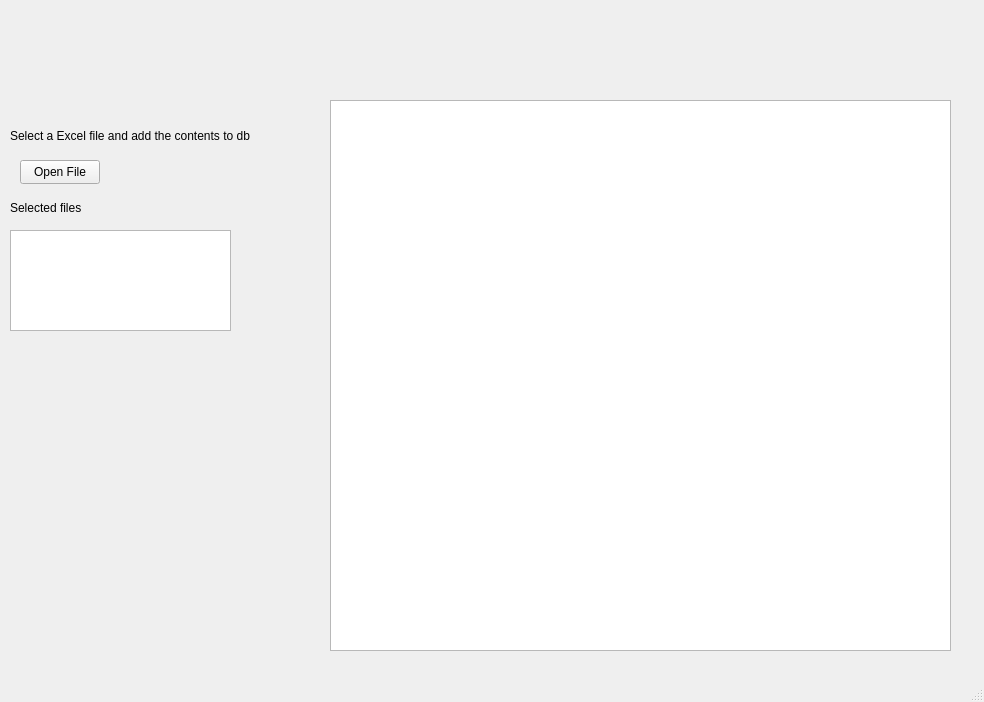
<?xml version="1.0" encoding="UTF-8"?>
<ui version="4.0">
 <class>MainWindow</class>
 <widget class="QMainWindow" name="MainWindow">
  <property name="geometry">
   <rect>
    <x>0</x>
    <y>0</y>
    <width>984</width>
    <height>702</height>
   </rect>
  </property>
  <property name="windowTitle">
   <string>MainWindow</string>
  </property>
  <widget class="QWidget" name="centralwidget">
   <widget class="QPushButton" name="button_open_file">
    <property name="geometry">
     <rect>
      <x>20</x>
      <y>160</y>
      <width>80</width>
      <height>24</height>
     </rect>
    </property>
    <property name="text">
     <string>Open File</string>
    </property>
   </widget>
   <widget class="QListWidget" name="listWidget">
    <property name="geometry">
     <rect>
      <x>10</x>
      <y>230</y>
      <width>221</width>
      <height>101</height>
     </rect>
    </property>
   </widget>
   <widget class="QChartView" name="chartView">
    <property name="geometry">
     <rect>
      <x>330</x>
      <y>100</y>
      <width>621</width>
      <height>551</height>
     </rect>
    </property>
   </widget>
   <widget class="QLabel" name="label">
    <property name="geometry">
     <rect>
      <x>10</x>
      <y>120</y>
      <width>271</width>
      <height>31</height>
     </rect>
    </property>
    <property name="text">
     <string>Select a Excel file and add the contents to db </string>
    </property>
   </widget>
   <widget class="QLabel" name="label_2">
    <property name="geometry">
     <rect>
      <x>140</x>
      <y>390</y>
      <width>58</width>
      <height>16</height>
     </rect>
    </property>
    <property name="text">
     <string/>
    </property>
   </widget>
   <widget class="QLabel" name="label_3">
    <property name="geometry">
     <rect>
      <x>10</x>
      <y>200</y>
      <width>221</width>
      <height>16</height>
     </rect>
    </property>
    <property name="text">
     <string>Selected files</string>
    </property>
   </widget>
  </widget>
  <widget class="QStatusBar" name="statusbar"/>
 </widget>
 <customwidgets>
  <customwidget>
   <class>QChartView</class>
   <extends>QGraphicsView</extends>
   <header>QtCharts</header>
  </customwidget>
 </customwidgets>
 <resources/>
 <connections/>
</ui>
